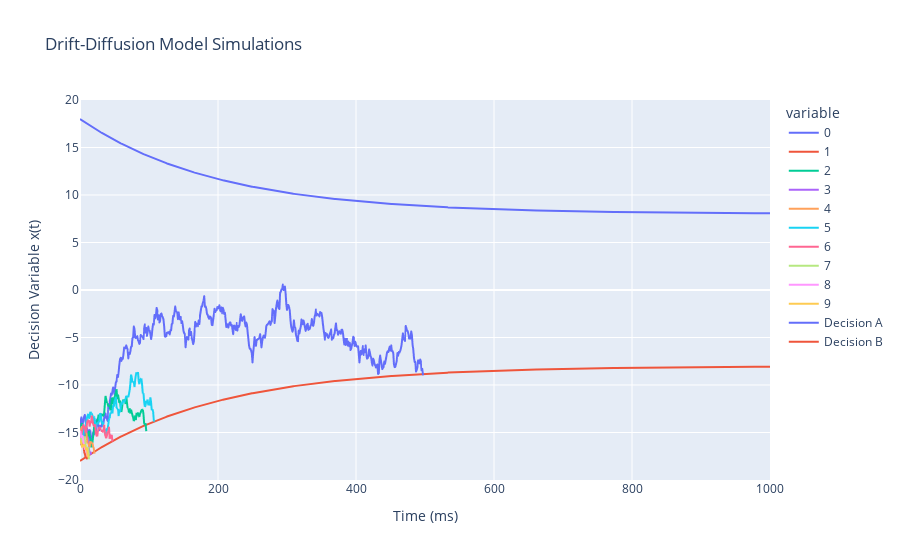

Notebook code cell kept with this figure:
### Code cell
ddm3.plot_trajectories()

### Figure 1 — Plotly figure (JSON) as saved in the notebook; plotly's stock layout.template omitted (floating-point values rounded to 4 significant figures; data arrays with more than 128 entries replaced by an {"elided": "..."} marker saying what was removed)
{"data": [{"hovertemplate": "variable=0<br>Time (ms)=%{x}<br>Decision Variable x(t)=%{y}<extra></extra>", "legendgroup": "0", "line": {"color": "#636efa", "dash": "solid"}, "marker": {"symbol": "circle"}, "mode": "lines", "name": "0", "showlegend": true, "type": "scattergl", "x": {"elided": "498 int values"}, "xaxis": "x", "y": {"elided": "498 float values"}, "yaxis": "y"}, {"hovertemplate": "variable=1<br>Time (ms)=%{x}<br>Decision Variable x(t)=%{y}<extra></extra>", "legendgroup": "1", "line": {"color": "#EF553B", "dash": "solid"}, "marker": {"symbol": "circle"}, "mode": "lines", "name": "1", "showlegend": true, "type": "scattergl", "x": {"elided": "498 int values"}, "xaxis": "x", "y": {"elided": "498 float values"}, "yaxis": "y"}, {"hovertemplate": "variable=2<br>Time (ms)=%{x}<br>Decision Variable x(t)=%{y}<extra></extra>", "legendgroup": "2", "line": {"color": "#00cc96", "dash": "solid"}, "marker": {"symbol": "circle"}, "mode": "lines", "name": "2", "showlegend": true, "type": "scattergl", "x": {"elided": "498 int values"}, "xaxis": "x", "y": {"elided": "498 float values"}, "yaxis": "y"}, {"hovertemplate": "variable=3<br>Time (ms)=%{x}<br>Decision Variable x(t)=%{y}<extra></extra>", "legendgroup": "3", "line": {"color": "#ab63fa", "dash": "solid"}, "marker": {"symbol": "circle"}, "mode": "lines", "name": "3", "showlegend": true, "type": "scattergl", "x": {"elided": "498 int values"}, "xaxis": "x", "y": {"elided": "498 float values"}, "yaxis": "y"}, {"hovertemplate": "variable=4<br>Time (ms)=%{x}<br>Decision Variable x(t)=%{y}<extra></extra>", "legendgroup": "4", "line": {"color": "#FFA15A", "dash": "solid"}, "marker": {"symbol": "circle"}, "mode": "lines", "name": "4", "showlegend": true, "type": "scattergl", "x": {"elided": "498 int values"}, "xaxis": "x", "y": {"elided": "498 float values"}, "yaxis": "y"}, {"hovertemplate": "variable=5<br>Time (ms)=%{x}<br>Decision Variable x(t)=%{y}<extra></extra>", "legendgroup": "5", "line": {"color": "#19d3f3", "dash": "solid"}, "marker": {"symbol": "circle"}, "mode": "lines", "name": "5", "showlegend": true, "type": "scattergl", "x": {"elided": "498 int values"}, "xaxis": "x", "y": {"elided": "498 float values"}, "yaxis": "y"}, {"hovertemplate": "variable=6<br>Time (ms)=%{x}<br>Decision Variable x(t)=%{y}<extra></extra>", "legendgroup": "6", "line": {"color": "#FF6692", "dash": "solid"}, "marker": {"symbol": "circle"}, "mode": "lines", "name": "6", "showlegend": true, "type": "scattergl", "x": {"elided": "498 int values"}, "xaxis": "x", "y": {"elided": "498 float values"}, "yaxis": "y"}, {"hovertemplate": "variable=7<br>Time (ms)=%{x}<br>Decision Variable x(t)=%{y}<extra></extra>", "legendgroup": "7", "line": {"color": "#B6E880", "dash": "solid"}, "marker": {"symbol": "circle"}, "mode": "lines", "name": "7", "showlegend": true, "type": "scattergl", "x": {"elided": "498 int values"}, "xaxis": "x", "y": {"elided": "498 float values"}, "yaxis": "y"}, {"hovertemplate": "variable=8<br>Time (ms)=%{x}<br>Decision Variable x(t)=%{y}<extra></extra>", "legendgroup": "8", "line": {"color": "#FF97FF", "dash": "solid"}, "marker": {"symbol": "circle"}, "mode": "lines", "name": "8", "showlegend": true, "type": "scattergl", "x": {"elided": "498 int values"}, "xaxis": "x", "y": {"elided": "498 float values"}, "yaxis": "y"}, {"hovertemplate": "variable=9<br>Time (ms)=%{x}<br>Decision Variable x(t)=%{y}<extra></extra>", "legendgroup": "9", "line": {"color": "#FECB52", "dash": "solid"}, "marker": {"symbol": "circle"}, "mode": "lines", "name": "9", "showlegend": true, "type": "scattergl", "x": {"elided": "498 int values"}, "xaxis": "x", "y": {"elided": "498 float values"}, "yaxis": "y"}, {"mode": "lines", "name": "Decision A", "type": "scatter", "x": {"elided": "1000 float values"}, "y": {"elided": "1000 float values"}}, {"mode": "lines", "name": "Decision B", "type": "scatter", "x": {"elided": "1000 float values"}, "y": {"elided": "1000 float values"}}], "layout": {"legend": {"title": {"text": "variable"}, "tracegroupgap": 0}, "title": {"text": "Drift-Diffusion Model Simulations"}, "xaxis": {"anchor": "y", "domain": [0, 1], "title": {"text": "Time (ms)"}}, "yaxis": {"anchor": "x", "domain": [0, 1], "title": {"text": "Decision Variable x(t)"}}}}
